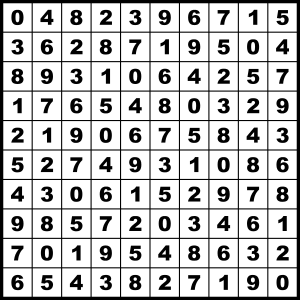
#> input picture sudoku.png, 300 x 300 px
$ python geometricTransformation.py
#> lines starting #> are read from the running program, lines starting #| are printed output that depends on the picture
import cv2
import numpy as np
import matplotlib.pyplot as plt

img = cv2.imread("sudoku.png")
#> img is the input picture: shape (300, 300, 3); min 0, max 255, mean 196.8
cv2.imshow('sudoku', img)

rows, cols, ch = img.shape
#> rows = 300; cols = 300; ch = 3
print(rows, cols)
#| 300 300
# [30 lines of commented-out code are left out]
pts1 = np.float32([
    [30, 30],
    [270, 30],
    [30, 270],
    [270, 270]
])

pts2 = np.float32([
    [0, 0],
    [300, 0],
    [0, 300],
    [300, 300]
])

M = cv2.getPerspectiveTransform(pts1, pts2)
dst = cv2.warpPerspective(img, M, (300, 300))
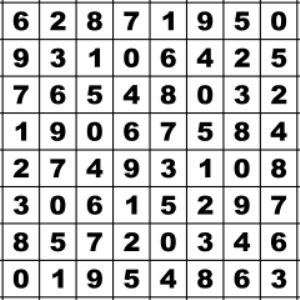
#> dst: shape (300, 300, 3); min 0, max 255, mean 203.3

# plt.subplot(121), plt.imshow(img), plt.title('Input')
# plt.subplot(122), plt.imshow(dst), plt.title('Output')
# plt.show()
cv2.imshow('dst', dst)

# if cv2.waitKey(10000) & 0xFF == 27:
#     cv2.destroyAllWindows()

cv2.waitKey(0)
cv2.destroyAllWindows()

$ run again, with blackWhiteGradient.jpg saved as sudoku.png
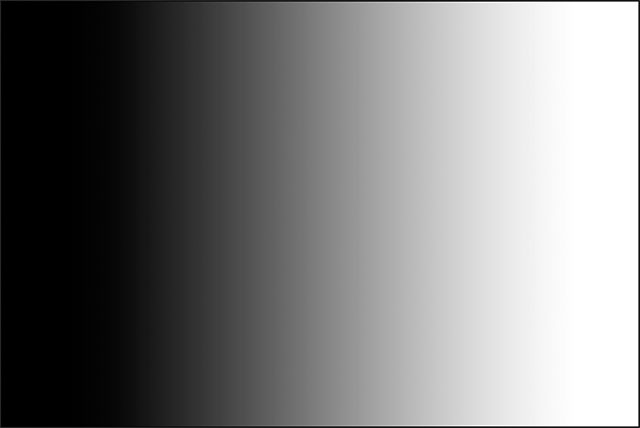
#> input picture blackWhiteGradient.jpg, 640 x 428 px
#> img is the input picture: shape (428, 640, 3); min 0, max 255, mean 125.2
#| 428 640
#> `dst = cv2.warpPerspective(img, M, (300, 300))`:
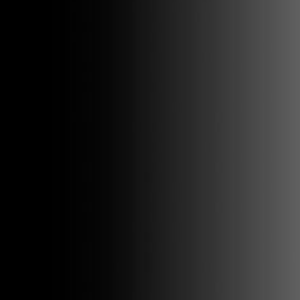
#> dst: shape (300, 300, 3); min 0, max 96, mean 32.3
